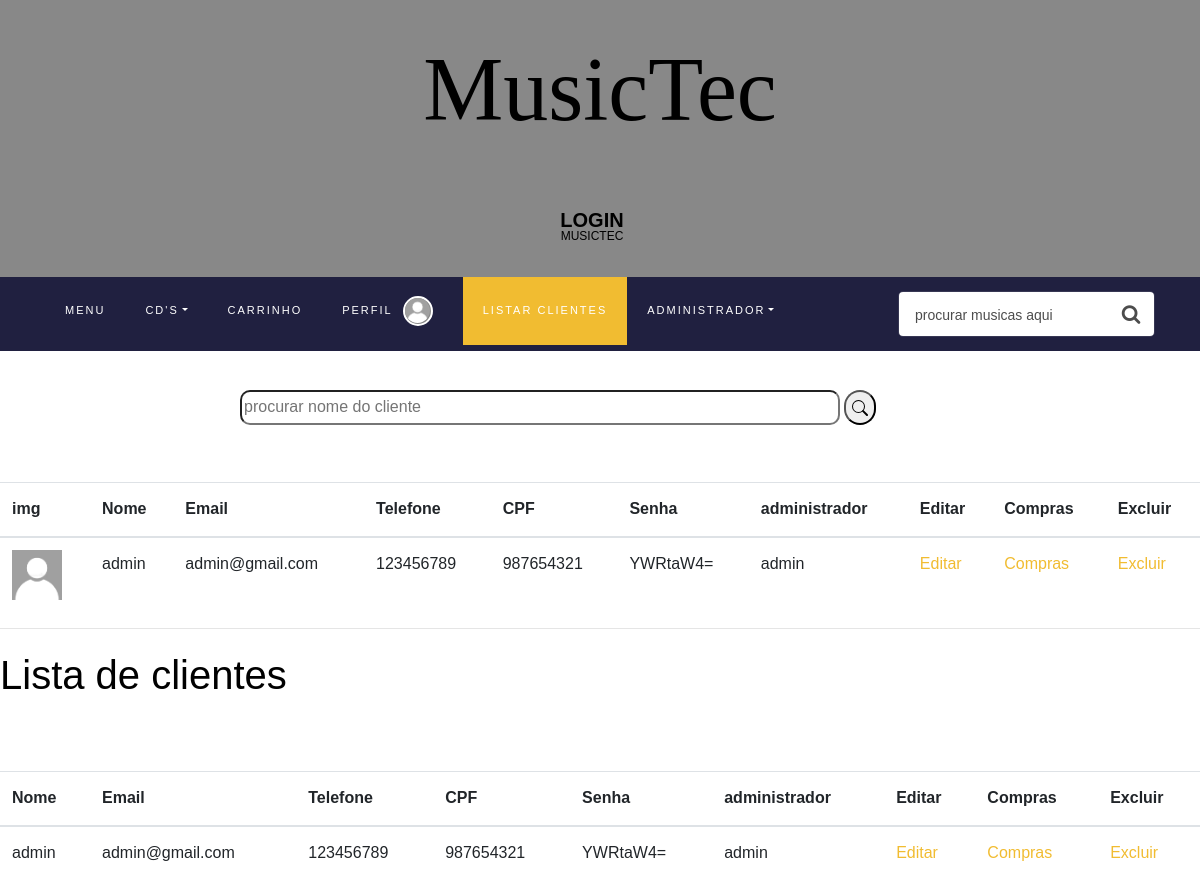
The page /listar_cliente.php (signed in) on the database as committed earlier.
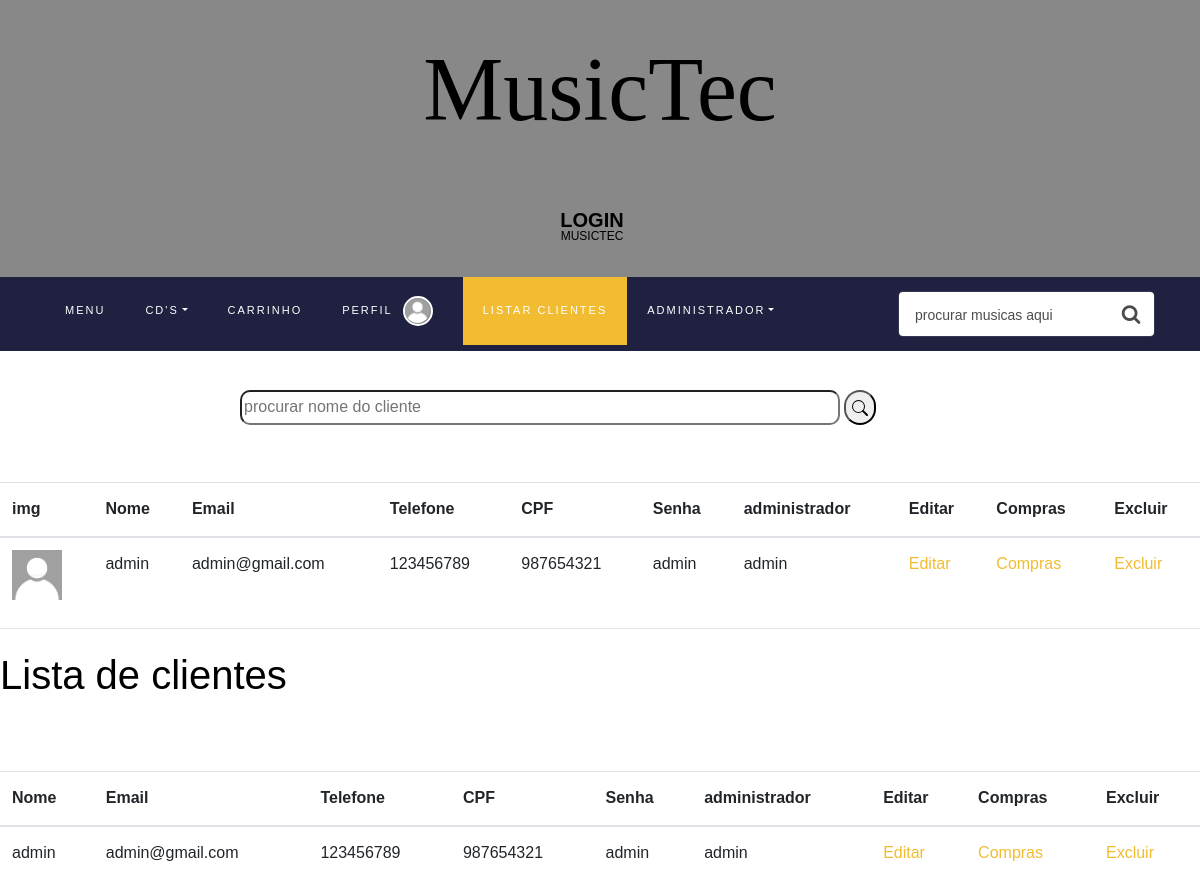
The same page on the database as committed later.
### tables this page shows
CREATE TABLE `usuarios` (
  `id` int(11) NOT NULL,
  `nome` varchar(30) NOT NULL,
  `telefone` int(15) NOT NULL,
  `email` varchar(30) NOT NULL,
  `cpf` int(11) NOT NULL,
  `imagem` varchar(250) NOT NULL,
  `senha` varchar(20) NOT NULL,
  `admin` varchar(11) NOT NULL
);

### listar_cliente.php (the view, shortened to what this page needs)
<?php
include_once('conexao.php');
$sql = "SELECT * FROM usuarios";
$resultado = mysqli_query($conexao,$sql);
include('protect.php');
$id =  $_SESSION['id'];
$admin =  $_SESSION['admin'];
$sql = "SELECT * FROM usuarios where id = $id";
  $result = mysqli_query($conexao , $sql);
  while($row = mysqli_fetch_assoc($result)) {
  $id = $row['id'];
  $imgs = $row['imagem'];
  }
?>
<!doctype html>
<html lang="pt-br">
  <head>
	<link rel="stylesheet" href="https://stackpath.bootstrapcdn.com/font-awesome/4.7.0/css/font-awesome.min.css">
	<link rel="stylesheet" href="SUPER/style.css">
	</head>
	<body style="background-color:#fff">
    <div style="background-color:#888; height:350px">
	<section class="ftco-section">
		<div style="align:center">
			<div style="align:center">
        <h1 style="margin-top: -90px; font-family:italic; font-size: 90px;">MusicTec</h1>
			</div>
		</div>
		<div class="container">
			<div class="row justify-content-between">
				<div class="col">
					<a class="navbar-brand" href="index.php">login <span>MusicTec</span></a>
				</div>
			</div>
      </div>
		<nav class="navbar navbar-expand-lg navbar-dark ftco_navbar bg-dark ftco-navbar-light" id="ftco-navbar">
	    <div class="container">
				<form action="pesquisa.php" class="searchform order-lg-last">
          <div class="form-group d-flex">
            <input type="text" class="form-control pl-3" name="pesquisa" placeholder="procurar musicas aqui">
            <button type="submit" placeholder="" class="form-control search"><span class="fa fa-search"></span></button>
          </div>
        </form>
	      <div class="collapse navbar-collapse" id="ftco-nav">
	        <ul class="navbar-nav mr-auto">
          <li class="nav-item"><a href="menu.php" class="nav-link">Menu</a></li>
          <li class="nav-item dropdown">
              <a class="nav-link dropdown-toggle" href="#" id="dropdown04" data-toggle="dropdown" aria-haspopup="true" aria-expanded="false">cd's</a>
            </li>
              <li class="nav-item"><a href="carrinho.php?id=<?php echo $id?>" class="nav-link">Carrinho</a></li>
              <li class="nav-item"><a href="perfil.php" class="nav-link">Perfil
              <div  class="centralizado">
              <img class="perfil" src="<?php echo $imgs?>" width="25px" height="25px" alt="IMG"></div></a></li>
	        	<li class="nav-item active"><a href="#" class="nav-link">Listar clientes</a></li>
<?php
if($admin == "admin"){
  echo"<li class='nav-item dropdown'>";
echo"<a class='nav-link dropdown-toggle' href='#' id='dropdown04' data-toggle='dropdown' aria-haspopup='true' aria-expanded='false'>Administrador</a>";
echo"</li>";
}
?>
	        </ul>
	      </div>
	    </div>
</div>
    <div style="background-color:#fff; height:40px"></div>
    <form action="listar_cliente.php" method="GET" class="pesquisa">
            <input style="width:50%;border-radius:10px;margin-left:20%" type="search" name="pesquisa" placeholder="procurar nome do cliente">
            <button style="border-radius:20px">
                </button>
</form>
</body>
</html>
<table class="table">
  <thead>
    <tr>
    <th scope="col">img</th>
      <th scope="col">Nome</th>
      <th scope="col">Email</th>
      <th scope="col">Telefone</th>
      <th scope="col">CPF</th>
      <th scope="col">Senha</th>
      <th scope="col">administrador</th>
      <th scope="col">Editar</th>
      <th scope="col">Compras</th>
      <th scope="col">Excluir</th>
    </tr>
  </thead>
  <tbody>
      <?php
      $pesquisa = $_GET['pesquisa'];
      $sql_code = "SELECT * FROM usuarios WHERE nome LIKE '$pesquisa%' LIMIT 1 ";
            $result = mysqli_query($conexao,$sql_code);
            while($row = mysqli_fetch_assoc($result)){ ?>
    <tr>
    <td ><img src="<?php echo $row['imagem']?>" alt="<?php echo $row['imagem']?>" style="max-width: 200px; min-width: 30px; height: 50px;"></td>
      <td ><?php echo $row['nome']?></td>
      <td><?php echo $row['email']?></td>
      <td><?php echo $row['telefone']?></td>
      <td><?php echo $row['cpf']?></td>
      <td><?php echo $row['senha']?></td>
      <td><?php echo $row['admin']?></td>
      <td><a href="editar_cliente.php?id=<?php  echo $row['id']?>">Editar</a></td>
      <td><a href="carrinho.php?id=<?php  echo $row['id']?>">Compras</a></td>
      <td><a href="excluir_cliente.php?id=<?php  echo $row['id']?>">Excluir</a></td>
    </tr>
      <?php } ?>
      <br>
      <br>
      </tbody>
</table>
<table class="table">
  <thead>
    <tr>
      <th scope="col">Nome</th>
      <th scope="col">Email</th>
      <th scope="col">Telefone</th>
      <th scope="col">CPF</th>
      <th scope="col">Senha</th>
      <th scope="col">administrador</th>
      <th scope="col">Editar</th>
      <th scope="col">Compras</th>
      <th scope="col">Excluir</th>
    </tr>
  </thead>
  <tbody>
      <?php
      echo"<hr style='text-align: center'>"."<h1>"."Lista de clientes"."</h1>"."<br>"."<br>";
      while($row = mysqli_fetch_assoc($resultado)) { ?>
    <tr>
      <td ><?php echo $row['nome']?></td>
      <td><?php echo $row['email']?></td>
      <td><?php echo $row['telefone']?></td>
      <td><?php echo $row['cpf']?></td>
      <td><?php echo $row['senha']?></td>
      <td><?php echo $row['admin']?></td>
      <td><a href="editar_cliente.php?id=<?php  echo $row['id']?>">Editar</a></td>
      <td><a href="carrinho.php?id=<?php  echo $row['id']?>">Compras</a></td>
      <td><a href="excluir_cliente.php?id=<?php  echo $row['id']?>">Excluir</a></td>
    </tr>
      <?php } ?>
  </tbody>
</table>

### protect.php (shortened to what this page needs)
<!DOCTYPE html >
<html>
<head>
</head>
</html>

### listar_cliente.php (style rules this page uses)
.perfil { border-radius:50%; }
.centralizado { position: relative; top: -15px; border: 2px solid #FFF; width: 30px; height: 30px; margin: 10px; border-radius:50%; background-color:#888; float: right; }
div { text-align: center; }

Rows that differ between the two databases and show on the page:
changed usuarios "admin": senha "YWRtaW4=" → "admin"
